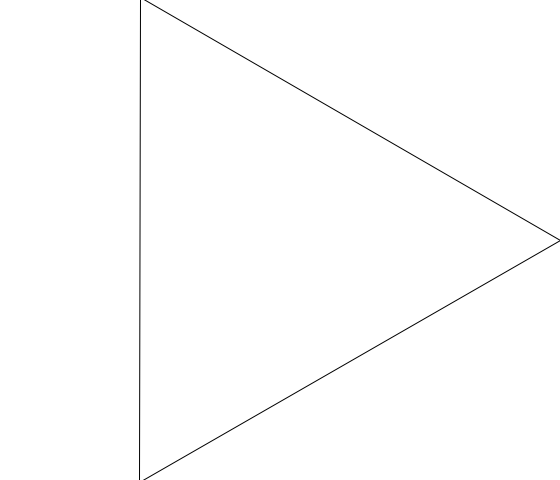
Frame 1 (no input)
Frame 60 (the mouse pressed at the canvas centre just before this capture): identical to frame 1, image omitted
Frame 120 (the mouse held since frame 60 and released just before this capture): blank canvas, image omitted

The Processing sketch that drew this single still picture (run headless with seeded random() and noise(); from frame 60 on, the mouse is pressed at the canvas centre):

// Processing sketch: poligono_regular
// ── poligono_regular.pde
/**
  * Descrição: Tarefa aula 12
  * Disciplina: Matemática Aplicada à Multimida I
  * Curo: Sistemas e Mídias Digitais (Universidade Federal do Ceará)
  * Autor: Felipe ALmeida
  */
  
//Variáveis globais para propriedade do polígono
float x, y, raio, angulo, angulo_rotacao;
int lados;

void setup() {
  size(560, 480);
  //Iniciando variáveis
  x = width/2;
  y = height/2;
  raio = 100;
  lados = 3;
  angulo_rotacao = 0;
}

void draw() {
  background(255);
  fill(100);
  //Desenha polígono com tamanho baseado na posição do mouse
  poligonoRegular(width/2, height/2, width/2-mouseX, lados);
}

//Ação para aumentar ou diminuir número de lados
void mouseClicked() {
  if (mouseButton == LEFT) {
    lados += 1;
  } else {
    if (lados > 3) {
      lados -= 1;
    }
  }
}

//Ação para modificar a rotação do polígono
void mouseWheel(MouseEvent event) {
  if (event.getCount() > 0) {
    angulo_rotacao += 0.1;
  } else {
    angulo_rotacao -= 0.1;
  }
}

//Função para desenho do polígono regular
void poligonoRegular(float x, float y, float raio, int n_lados) {
  
  int _n_lados;
  //Valida o número de lados
  if (n_lados < 3) {
    _n_lados = 3;
  } else {
    _n_lados = n_lados;
  }
  
  //Encontra o ângulo que será usado para definir a distância entre os pontos
  float angulo = TWO_PI/lados;
  
  //Loop para desenho dos lados
  for (int i = 0; i < _n_lados; i += 1) {
    //Desenha um lado
    line(polarX(raio, (angulo * i) + angulo_rotacao) + x, polarY(raio, (angulo * i) + angulo_rotacao) + y, polarX(raio, (angulo * (i + 1)) + angulo_rotacao) + x, polarY(raio, (angulo * (i + 1)) + angulo_rotacao) + y);
    //Ação para desenho das bolinhas em cada vértice do polígono
    if (keyPressed && keyCode==SHIFT) {
      fill(0);
      ellipse(polarX(raio, (angulo * i) + angulo_rotacao) + x, polarY(raio, (angulo * i) + angulo_rotacao) + y, 5, 5);
    }
  }
  
}

//Função para encontrar a posição X baseado no raio e ângulo
float polarX(float r, float a) {
  return (r * cos(a));
}

//Função para encontrar a posição Y baseado no raio e ângulo
float polarY(float r, float a) {
  return (r * sin(a));
}
